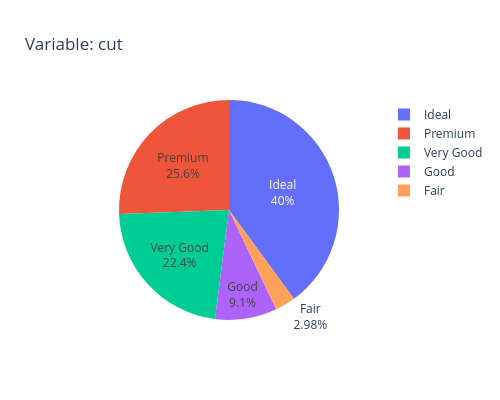
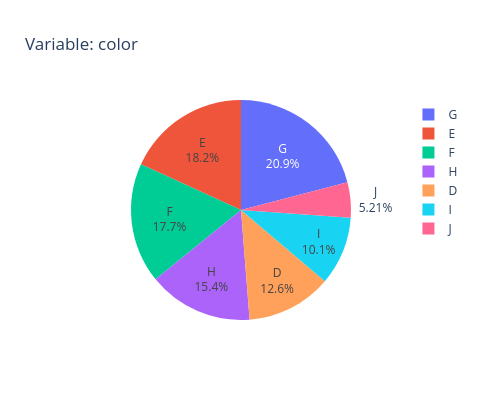
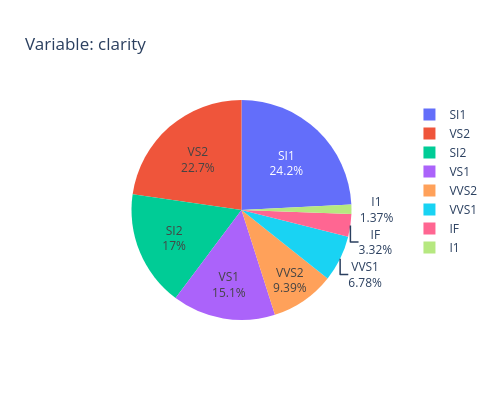

Here is the notebook cell these charts were saved with, in order:
### Code cell
analisis_diamonds.plot_cat()

### Figure 1 — Plotly figure (JSON) as saved in the notebook; plotly's stock layout.template omitted (floating-point values rounded to 4 significant figures)
{"data": [{"labels": ["Ideal", "Premium", "Very Good", "Good", "Fair"], "textinfo": "percent+label", "type": "pie", "values": [21551, 13791, 12082, 4906, 1610]}], "layout": {"height": 400, "title": {"text": "Variable: cut"}, "width": 500}}

### Figure 2 — Plotly figure (JSON) as saved in the notebook; plotly's stock layout.template omitted (floating-point values rounded to 4 significant figures)
{"data": [{"labels": ["G", "E", "F", "H", "D", "I", "J"], "textinfo": "percent+label", "type": "pie", "values": [11292, 9797, 9542, 8304, 6775, 5422, 2808]}], "layout": {"height": 400, "title": {"text": "Variable: color"}, "width": 500}}

### Figure 3 — Plotly figure (JSON) as saved in the notebook; plotly's stock layout.template omitted (floating-point values rounded to 4 significant figures)
{"data": [{"labels": ["SI1", "VS2", "SI2", "VS1", "VVS2", "VVS1", "IF", "I1"], "textinfo": "percent+label", "type": "pie", "values": [13065, 12258, 9194, 8171, 5066, 3655, 1790, 741]}], "layout": {"height": 400, "title": {"text": "Variable: clarity"}, "width": 500}}
